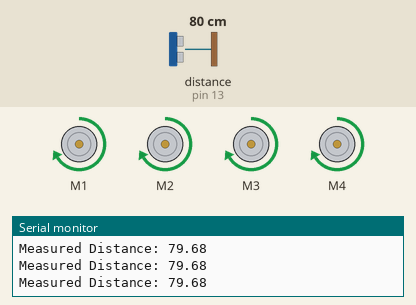
The sketch below on a simulated Arduino Uno, built with avr-gcc and run on an emulated ATmega328P. On the bench: 4 × DC motor (green arrow = forward, orange = backward, longer = faster), the last lines printed to the serial monitor. Wiring (inferred from the names in the program): ultrasonic range finder: trigger pin 2; echo pin 13. Inputs (shaded band) come from the test bench; at power-on: distance to the obstacle (sensor on pin 13) 80 cm. The echo pulse lasts 58.3 µs per cm; random numbers use the default seed unless the sketch sets one.

Above: at 1.2 s.
1.3 s: distance to the obstacle (sensor on pin 13) set to 45 cm
4.3 s: distance to the obstacle (sensor on pin 13) set to 37 cm
At 4.8 s:
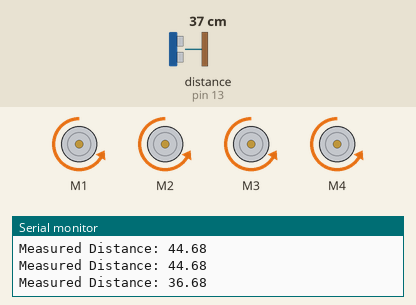
At 6.0 s:
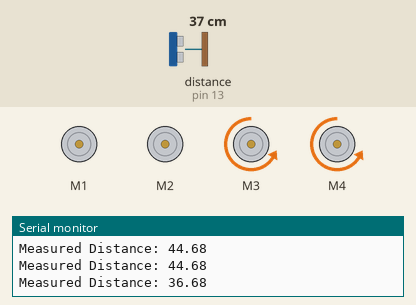
8.8 s: distance to the obstacle (sensor on pin 13) set to 2 cm
At 10.7 s:
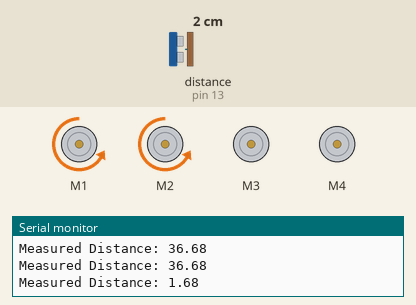
11.8 s: distance to the obstacle (sensor on pin 13) set to 120 cm
Timing chart, 0 to 14.6 s (numbered marks = the images above; inputs shaded):
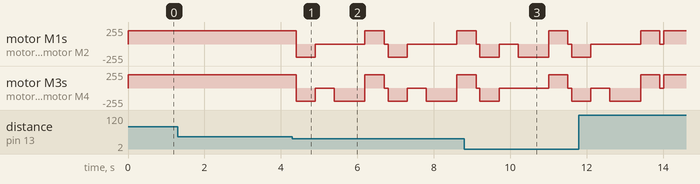

Measured:
- the behaviour switches between 41 and 40 cm on distance to the obstacle (sensor on pin 13) (found by bisection; images 0 and 1)
- after the input at 4.3 s, motor M1, motor M2: forward 200/255 → backward 200/255 after 0.10 s, → stopped 0.50 s later, → forward 200/255 1.3 s later, → stopped 0.50 s later, … (7 changes in this stretch)

The sketch:

UltrasoundRobot.ino
```cpp
// Adafruit Motor Shield library Version 1.0.0
#include <AFMotor.h>

// declaring the pins for the echo and the trigger
const int echopin = 13;
const int trigpin = 2;


// Creating motor objects
AF_DCMotor motor1(1);
AF_DCMotor motor2(2);
AF_DCMotor motor3(3);
AF_DCMotor motor4(4);

uint8_t robotSpeed = 200;

float distance;
uint8_t criticalDistance = 40;

// -------------------------------------------------------------------------------------
//                                        SETUP
// -------------------------------------------------------------------------------------

void setup() {
Serial.begin(9600);
  setupMotors();
  setupUltraSound();

}

// -------------------------------------------------------------------------------------
//                                     SUPER LOOP
// -------------------------------------------------------------------------------------

void loop() {

  moveForward();
  distance = measureDistance();

  Serial.print("Measured Distance: ");
  Serial.println(distance);

  uint8_t randomNumber = random(1,254);

  if (distance < criticalDistance && distance > 1 && isEven(randomNumber)) {
    // the idea of the following procedure is to help the robot not getting
    // stuck in narrow areas due to repeated low distance measurement
    // and non-stop turning when there is no space to turn

    // move a bit backwards
    releaseMotors();
    moveBackward();
    delay(500);

    // then turn
    turnRight();

    // then move a little bit forward
    moveForward();
    delay(500);
    releaseMotors();

  }

  if (distance < criticalDistance && distance > 1 && !isEven(randomNumber)) {
    // same as before, just turning left this time

    releaseMotors();
    moveBackward();
    delay(500);

    turnLeft();

    moveForward();
    delay(500);
    releaseMotors();

  }

  delay(100);

}


// -------------------------------------------------------------------------------------
//                              SETTING UP THE MOTORS
// -------------------------------------------------------------------------------------

void setupMotors() {

  motor1.run(RELEASE);
  motor2.run(RELEASE);
  motor3.run(RELEASE);
  motor4.run(RELEASE);

  motor1.setSpeed(robotSpeed);
  motor2.setSpeed(robotSpeed);
  motor3.setSpeed(robotSpeed);
  motor4.setSpeed(robotSpeed);

}

// -------------------------------------------------------------------------------------
//                           SETTING UP THE ULTRA SOUND
// -------------------------------------------------------------------------------------

void setupUltraSound() {
  pinMode(trigpin,OUTPUT); // set trigpin to output
  pinMode(echopin,INPUT);  // and echopin to input
}

// -------------------------------------------------------------------------------------
//                               ROBOT MOVEMENTS
// -------------------------------------------------------------------------------------
void releaseMotors() {
  motor1.run(RELEASE);
  motor2.run(RELEASE);
  motor3.run(RELEASE);
  motor4.run(RELEASE);

}


void moveForward() {
  motor1.run(FORWARD);
  motor2.run(FORWARD);
  motor3.run(FORWARD);
  motor4.run(FORWARD);
}

void moveBackward() {
  motor1.run(BACKWARD);
  motor2.run(BACKWARD);
  motor3.run(BACKWARD);
  motor4.run(BACKWARD);

}

void turnRight() {

  motor1.run(RELEASE);
  motor2.run(RELEASE);
  motor3.run(RELEASE);
  motor4.run(RELEASE);

  delay(500);

  motor1.run(BACKWARD);
  motor2.run(BACKWARD);

  delay(800);

  motor1.run(RELEASE);
  motor2.run(RELEASE);
}

void turnLeft() {

  motor1.run(RELEASE);
  motor2.run(RELEASE);
  motor3.run(RELEASE);
  motor4.run(RELEASE);

  delay(500);

  motor3.run(BACKWARD);
  motor4.run(BACKWARD);

  delay(800);

  motor3.run(RELEASE);
  motor4.run(RELEASE);

}

// -------------------------------------------------------------------------------------
//                         PROCESSING ULTRA SOUND DATA
// -------------------------------------------------------------------------------------

float measureDistance() {

  double duration;
  double velocity;
  double distance;

  // make sure that trigpin is set to LOW in the beginning
  digitalWrite(trigpin,LOW);
  delayMicroseconds(2);

  // trigger a signal in the ultrasound sensor
  digitalWrite(trigpin,HIGH);
  delayMicroseconds(10);
  digitalWrite(trigpin,LOW);

  // measure the time it took the signal to travel back
  duration = pulseIn(echopin,HIGH);   // gives back time in microseconds

  velocity = 0.0343;  // speed of sound in cm/microsec
  distance = 0.5 * duration * velocity;  // distance travelled is half of duration times speed

  return distance;

}

bool isEven(uint8_t number) {
  if (number % 2 == 0) {
    return true;
  }

  else {
    return false;
  }
}
```
